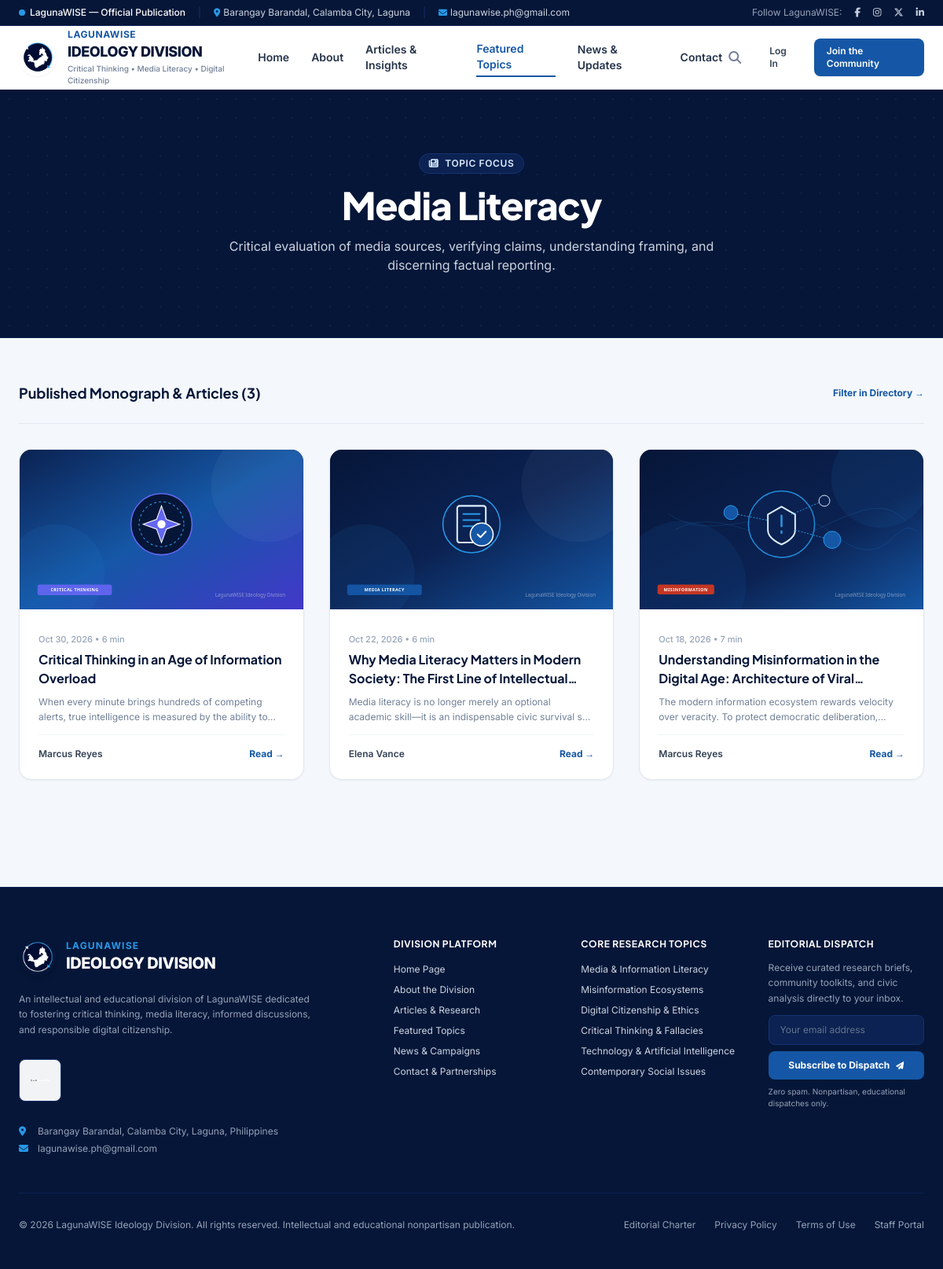
The page /pages/topic.php?slug=media-literacy on the database as committed earlier.
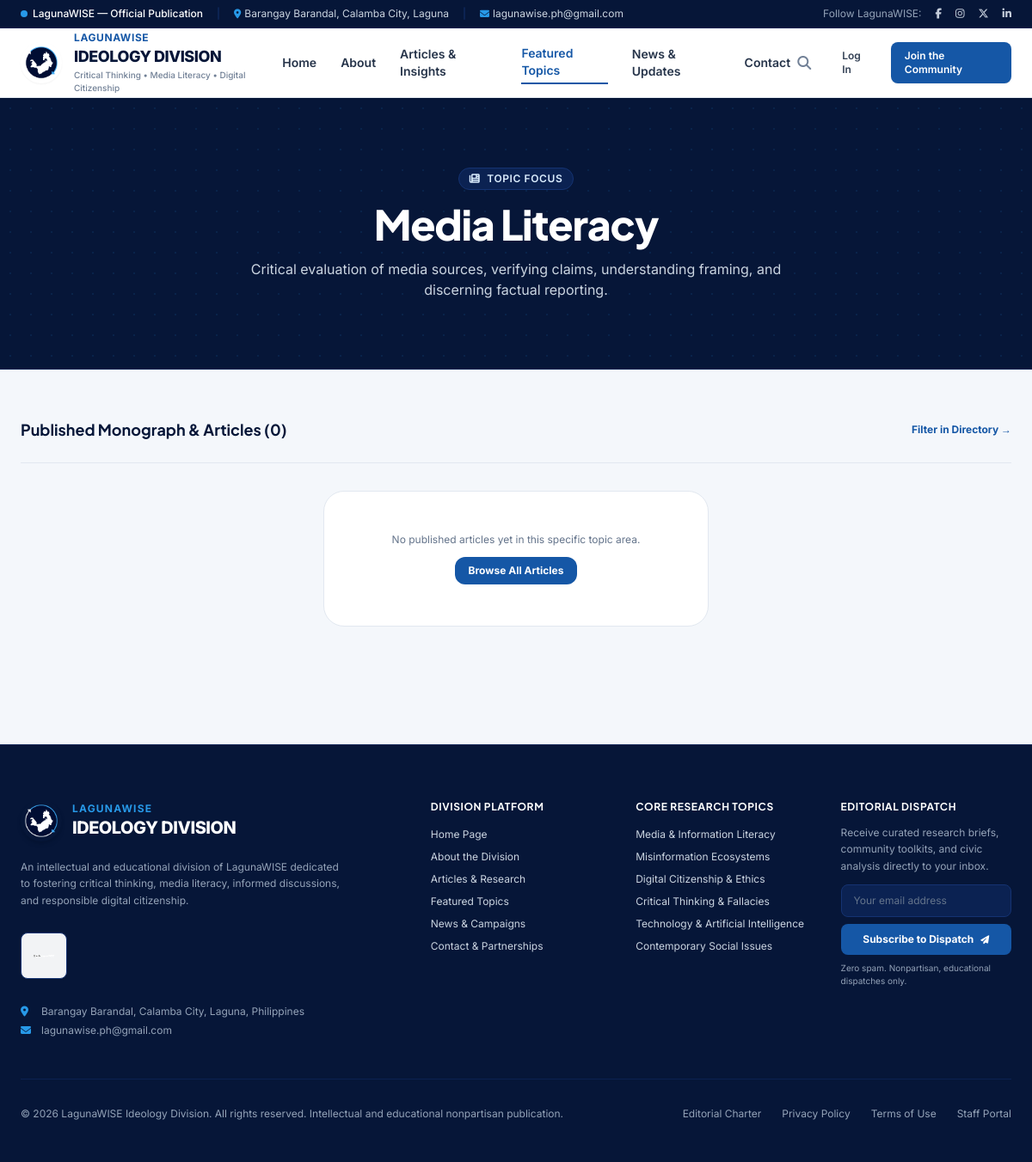
The same page on the database as committed later.
### tables this page shows
CREATE TABLE `categories` (
    `id` INT UNSIGNED AUTO_INCREMENT PRIMARY KEY,
    `name` VARCHAR(100) NOT NULL UNIQUE,
    `slug` VARCHAR(120) NOT NULL UNIQUE,
    `description` TEXT NULL,
    `icon` VARCHAR(50) NULL DEFAULT 'book-open',
    `color_hex` VARCHAR(20) NULL DEFAULT '#1557A6',
    `is_featured` TINYINT(1) NOT NULL DEFAULT 0,
    `display_order` INT NOT NULL DEFAULT 0,
    `created_at` TIMESTAMP DEFAULT CURRENT_TIMESTAMP,
    INDEX `idx_categories_slug` (`slug`)
);

CREATE TABLE `articles` (
    `id` INT UNSIGNED AUTO_INCREMENT PRIMARY KEY,
    `author_id` INT UNSIGNED NOT NULL,
    `title` VARCHAR(255) NOT NULL,
    `slug` VARCHAR(255) NOT NULL UNIQUE,
    `subtitle` VARCHAR(255) NULL,
    `excerpt` TEXT NOT NULL,
    `content` MEDIUMTEXT NOT NULL,
    `cover_image` VARCHAR(255) NULL,
    `reading_time` INT UNSIGNED NOT NULL DEFAULT 5,
    `status` ENUM('draft', 'pending_review', 'revision_requested', 'approved', 'published', 'archived') NOT NULL DEFAULT 'draft',
    `views_count` INT UNSIGNED NOT NULL DEFAULT 0,
    `is_featured` TINYINT(1) NOT NULL DEFAULT 0,
    `published_at` DATETIME NULL,
    `created_at` TIMESTAMP DEFAULT CURRENT_TIMESTAMP,
    `updated_at` TIMESTAMP DEFAULT CURRENT_TIMESTAMP ON UPDATE CURRENT_TIMESTAMP,
    INDEX `idx_articles_author` (`author_id`),
    INDEX `idx_articles_status` (`status`),
    INDEX `idx_articles_published` (`published_at`),
    INDEX `idx_articles_slug` (`slug`),
    INDEX `idx_articles_featured` (`is_featured`),
    CONSTRAINT `fk_articles_author` FOREIGN KEY (`author_id`) REFERENCES `users` (`id`) ON DELETE RESTRICT
);

CREATE TABLE `users` (
    `id` INT UNSIGNED AUTO_INCREMENT PRIMARY KEY,
    `name` VARCHAR(100) NOT NULL,
    `username` VARCHAR(50) NOT NULL UNIQUE,
    `email` VARCHAR(150) NOT NULL UNIQUE,
    `password_hash` VARCHAR(255) NOT NULL,
    `bio` TEXT NULL,
    `avatar` VARCHAR(255) NULL DEFAULT 'assets/images/default-avatar.svg',
    `status` ENUM('active', 'inactive', 'suspended') NOT NULL DEFAULT 'active',
    `must_change_password` TINYINT(1) NOT NULL DEFAULT 0,
    `last_login_at` DATETIME NULL,
    `created_at` TIMESTAMP DEFAULT CURRENT_TIMESTAMP,
    `updated_at` TIMESTAMP DEFAULT CURRENT_TIMESTAMP ON UPDATE CURRENT_TIMESTAMP,
    INDEX `idx_users_email` (`email`),
    INDEX `idx_users_username` (`username`),
    INDEX `idx_users_status` (`status`)
);

### includes/functions.php (called while the page is built, shortened)
<?php
function e(?string $string): string {
    return htmlspecialchars((string)($string ?? ''), ENT_QUOTES, 'UTF-8');
}
function url(string $path = ''): string {
    $base = APP_BASE_URL;
    $path = '/' . ltrim($path, '/');
    return ($base === '' ? '' : $base) . $path;
}
function asset(string $path): string {
    return url(ltrim($path, '/'));
}
function format_date(?string $datetime, string $format = 'M j, Y'): string {
    try {
        $dt = new DateTime($datetime);
        return $dt->format($format);
    } catch (Exception $e) {
        return $datetime;
    }
}

### pages/topic.php (the view, shortened to what the rows shown need)
<?php
$slug = trim($_GET['slug'] ?? '');
$db = Database::getConnection();
$stmt = $db->prepare("SELECT * FROM categories WHERE slug = ? LIMIT 1");
$stmt->execute([$slug]);
$category = $stmt->fetch();
$artStmt = $db->prepare("
    SELECT a.*, u.name AS author_name, u.avatar AS author_avatar
    FROM articles a
    JOIN users u ON a.author_id = u.id
    JOIN article_categories ac ON a.id = ac.article_id
    WHERE ac.category_id = ? AND a.status = 'published'
    ORDER BY a.published_at DESC
");
$artStmt->execute([$category['id']]);
$articles = $artStmt->fetchAll();
require_once dirname(__DIR__) . '/includes/header.php';
?>
<section class="bg-navy-900 text-white py-16 sm:py-20 border-b border-navy-800 relative overflow-hidden">
    <div class="max-w-4xl mx-auto px-4 sm:px-6 relative z-10 text-center space-y-4">
        <div class="inline-flex items-center gap-2 px-3 py-1 rounded-full bg-navy-800 border border-navy-700 text-xs font-semibold text-lwblue-ice uppercase tracking-wider">
            <i class="fa-solid fa-<?= e($category['icon'] ?? 'hashtag') ?>"></i>
            <span>Topic Focus</span>
        </div>
        <h1 class="text-3xl sm:text-5xl font-extrabold tracking-tight text-white">
            <?= e($category['name']) ?>
        </h1>
        <p class="text-sm sm:text-base text-slate-300 max-w-2xl mx-auto font-normal leading-relaxed">
            <?= e($category['description']) ?>
        </p>
    </div>
</section>
<section class="py-14 bg-surface">
    <div class="max-w-7xl mx-auto px-4 sm:px-6">
        <div class="flex items-center justify-between pb-6 mb-8 border-b border-slate-200">
            <h2 class="text-lg font-bold text-navy-900">
                Published Monograph &amp; Articles (<?= count($articles) ?>)
            </h2>
        </div>
        <?php if (empty($articles)): ?>
            <div class="bg-white p-12 rounded-3xl border border-slate-200 text-center max-w-md mx-auto space-y-3">
                <p class="text-xs text-slate-500">No published articles yet in this specific topic area.</p>
                <a href="<?= url('pages/articles.php') ?>" class="inline-block px-4 py-2 bg-lwblue text-white rounded-xl text-xs font-bold">Browse All Articles</a>
            </div>
        <?php else: ?>
            <div class="grid grid-cols-1 md:grid-cols-2 lg:grid-cols-3 gap-8">
                <?php foreach ($articles as $article): ?>
                    <article class="bg-white rounded-2xl border border-slate-200 overflow-hidden shadow-sm hover:shadow-lg transition flex flex-col justify-between group">
                        <div class="aspect-video bg-slate-900 overflow-hidden">
                            <img src="<?= asset($article['cover_image'] ?? 'assets/images/article-medialiteracy.svg') ?>"
                                 alt="<?= e($article['title']) ?>"
                                 class="w-full h-full object-cover group-hover:scale-105 transition-transform duration-500">
                        </div>
                        <div class="p-6 flex-1 flex flex-col justify-between space-y-3">
                            <div>
                                <span class="text-[11px] text-slate-400 font-medium"><?= e(format_date($article['published_at'])) ?> • <?= (int)$article['reading_time'] ?> min</span>
                                <h3 class="text-base font-bold text-navy-900 group-hover:text-lwblue transition mt-1 line-clamp-2">
                                    <a href="<?= url('pages/article.php?slug=' . urlencode($article['slug'])) ?>">
                                        <?= e($article['title']) ?>
                                    </a>
                                </h3>
                                <p class="text-xs text-editorial-muted line-clamp-2 mt-2 leading-relaxed">
                                    <?= e($article['excerpt']) ?>
                                </p>
                            </div>
                            <div class="pt-4 border-t border-slate-100 flex items-center justify-between">
                                <span class="text-xs text-slate-700 font-semibold"><?= e($article['author_name']) ?></span>
                                <a href="<?= url('pages/article.php?slug=' . urlencode($article['slug'])) ?>" class="text-xs font-bold text-lwblue">Read &rarr;</a>
                            </div>
                        </div>
                    </article>
                <?php endforeach; ?>
            </div>
        <?php endif; ?>
    </div>
</section>
<?php require_once dirname(__DIR__) . '/includes/footer.php'; ?>

Rows that differ between the two databases and show on the page:
removed articles: cover_image (picture), published_at "Oct 30, 2026", reading_time "6", title "Critical Thinking in an Age of Information Overload", excerpt "When every minute brings hundreds of competing alerts, true intelligence is measured by the ability…", author.name "Marcus Reyes"
removed articles: cover_image (picture), published_at "Oct 22, 2026", reading_time "6", title "Why Media Literacy Matters in Modern Society: The First Line of…", excerpt "Media literacy is no longer merely an optional academic skill—it is an indispensable civic survival…", author.name "Elena Vance"
removed articles: cover_image (picture), published_at "Oct 18, 2026", reading_time "7", title "Understanding Misinformation in the Digital Age: Architecture of…", excerpt "The modern information ecosystem rewards velocity over veracity. To protect democratic…", author.name "Marcus Reyes"
Other text that changed with them:
count($articles): "3" → "0"
text now shown: "No published articles yet in this specific topic area. Browse All Articles"
